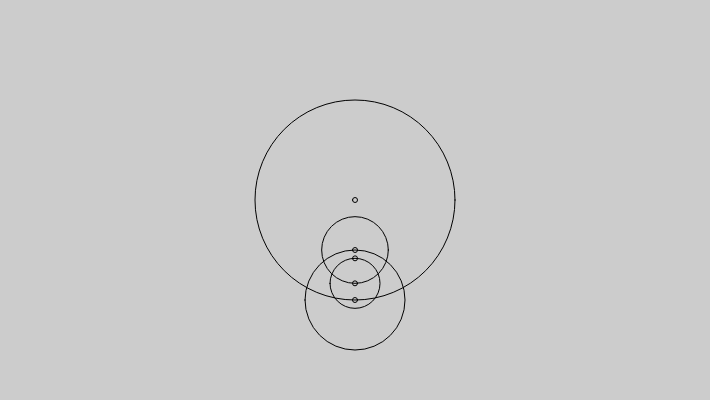
Frame 1 (no input)
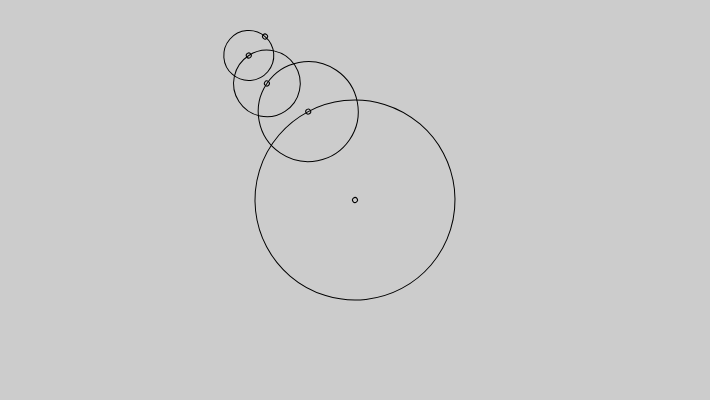
Frame 60 (no input)
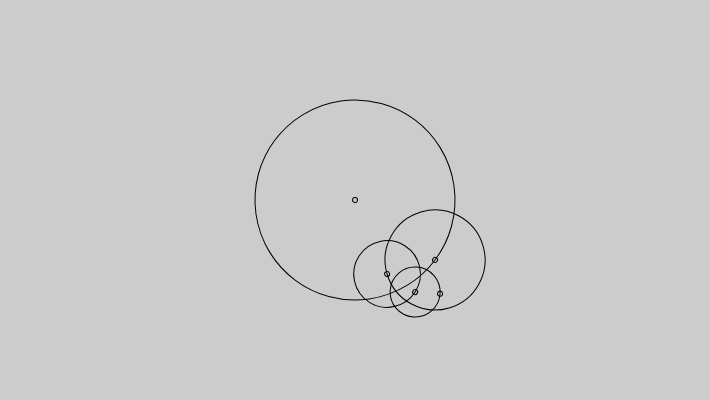
Frame 120 (the mouse pressed at the canvas centre since frame 60)

The p5.js sketch that drew these frames (run headless with seeded random() and noise() and a simulated clock; from frame 60 on, the mouse is pressed at the canvas centre):

// p5.js sketch
// ── sketch.js
var NUMSINES = 5; // how many of these things can we do at once?
var sines = new Array(NUMSINES); // an array to hold all the current angles
var rad; // an initial radius value for the central sine
var i; // a counter variable

// play with these to get a sense of what's going on:
var fund = 0.015; // the speed of the central sine
var ratio = 1; // what multiplier for speed is each additional sine?
var alpha = 80; // how opaque is the tracing system
var minSizeToTrace = 1;

var trace = false; // are we tracing?

function setup() {
  createCanvas(710, 400);

  init();
}

function init() {
  rad = height/4; // compute radius for central circle
  background(204); // clear the screen

  for (var i = 0; i<sines.length; i++) {
    sines[i] = PI; // start EVERYBODY facing NORTH
  }
}

function draw() {
  drawBackground();
  drawCircles();
}

function drawBackground() {
  if (!trace) {
    background(204); // clear screen if showing geometry
    stroke(0, 255); // black pen
    noFill(); // don't fill
  }
}

function drawCircles() {

  push(); // start a transformation matrix
  translate(width/2, height/2); // move to middle of screen

  for (var i = 0; i<sines.length; i++) {
    var erad = 0; // radius for small "point" within circle... this is the 'pen' when tracing
    var radius = rotateSine(i);
    drawSine(radius);
    drawLittleCircle(radius, i, erad);
    translate(0, radius); // move into position for next sine
    moveCurrentCircle(i);
  }

  pop();
}

function rotateSine(i) {
  var radius = rad/(i*ratio); // radius for circle itself
  rotate(sines[i]); // rotate circle
  return radius;
}

function drawSine(radius) {
  if (!trace) {
    ellipse(0, 0, radius*2, radius*2); // if we're simulating, draw the sine
  }
}

function drawLittleCircle(radius, i, erad) {
  push(); // go up one level

  translate(0, radius); // move to sine edge
  if (!trace) {
    ellipse(0, 0, 5, 5); // draw a little circle
  }
  if (trace && i > minSizeToTrace) {
    stroke(0, 0, 255*(float(i)/sines.length), alpha); // blue
    fill(0, 0, 255, alpha/2); // also, um, blue
    erad = 5.0*(1.0-float(i)/sines.length); // pen width will be related to which sine
    ellipse(0, 0, erad, erad); // draw with erad if tracing
  }

  pop(); // go down one level
}

function moveCurrentCircle(i) {
  sines[i] = (sines[i]+(fund+(fund*i*ratio)))%TWO_PI; // update angle based on fundamental
}

function keyReleased() {
  if (key==' ') {
    trace = !trace;
    background(255);
  }
}
// ── Spirograph.js
/**
 * Main spirograph class
 * Manage all the spirograph context
 * 2 modes :
 *  - Design mode : circles with all circles and paths
 *  - Trace mode : drawing based on circles' paths
 */
class Spirograph {
  /**
  * @param {Object} p5                 - p5 object context
  * @param {Array}  circleList         - an array to hold all the current angles
  * @param {bool}   isTraceMode        - are we tracing?
  * @param {color}  backgroundColor    - mh well... the color of the... background ? maybe...
  * @param {color}  designModePenColor - the color of pen in design mode (no shit ! really ?!)
  * @param {int}    baseRadius         - an initial radius value for the central sine
  * @param {int}    circleSizeStep     - divider of cirecle size step by step
  * @param {int}    minSizeToTrace     - min circle size to draw
  * @param {float}  fund               - the speed of the central sine
  * @param {int}    ratio              - what multiplier for speed is each additional sine?
  * @param {int}    alpha              - how opaque is the tracing system
  */

  constructor(p5) {
    this.p5 = p5;
    this.circleList = new Array(10);
    this.isTraceMode = false;
    this.backgroundColor = this.p5.color(240);
    this.designModePenColor = this.p5.color(150);
    this.circleSizeStep = 1;
    this.minSizeToTrace = 0;
    this.fund = 0.015;
    this.ratio = 1;
  }

  init() {
    this.baseRadius = this.p5.height / 4;
    this.p5.background(this.backgroundColor);

    for (var i = 0; i < this.circleList.length; i++) {
      this.circleList[i] = this.p5.PI;
    }
  }

  drawBackground() {
    if (!this.isTraceMode) {
      this.p5.background(this.backgroundColor);
      this.p5.stroke(this.designModePenColor);
      this.p5.noFill();
    }
  }

  drawCircles() {

    this.p5.push(); // start a transformation matrix
    this.p5.translate(this.p5.width/2, this.p5.height/2); // move to middle of screen

    for (var i = 0; i < this.circleList.length; i++) {
      var erad = 0; // radius for small "point" within circle... this is the 'pen' when tracing
      var radius = this.rotateCircle(i);
      this.drawCircle(radius, i);
      this.drawLittleCircle(radius, i, erad);
      this.p5.translate(0, radius); // move into position for next sine
      this.moveCurrentCircle(i);
    }

    this.p5.pop();
  }

  rotateCircle(i) {
    var radius = this.baseRadius / (i+ this.circleSizeStep); // radius for circle itself
    this.p5.rotate(this.circleList[i]); // rotate circle
    return radius;
  }

  drawCircle(radius, i) {
    if (!this.isTraceMode) {
      if (i >= this.minSizeToTrace) {
        this.p5.ellipse(0, 0, radius*2, radius*2); // if we're simulating, draw the sine
      }
    }
  }

  drawLittleCircle(radius, i, erad) {
    this.p5.push(); // go up one level

    this.p5.translate(0, radius); // move to sine edge
    if (!this.isTraceMode) {
      if (i >= this.minSizeToTrace) {
        this.p5.ellipse(0, 0, 5, 5); // draw a little circle
      }
    }
    if (this.isTraceMode && i > this.minSizeToTrace) {
      this.p5.stroke(0, 0, 255*(this.p5.float(i)/this.circleList.length), this.alpha); // blue
      this.p5.fill(0, 0, 255, this.alpha/2); // also, um, blue
      erad = 5.0*(1.0-this.p5.float(i)/this.circleList.length); // pen width will be related to which sine
      this.p5.ellipse(0, 0, erad, erad); // draw with erad if tracing
    }

    this.p5.pop(); // go down one level
  }

  moveCurrentCircle(i) {
    this.circleList[i] = (this.circleList[i]+(this.fund+(this.fund*i*this.ratio))) % this.p5.TWO_PI; // update angle based on fundamental
  }

  switchMode() {
    this.isTraceMode = !this.isTraceMode;
    this.p5.background(this.backgroundColor);
  }
}
